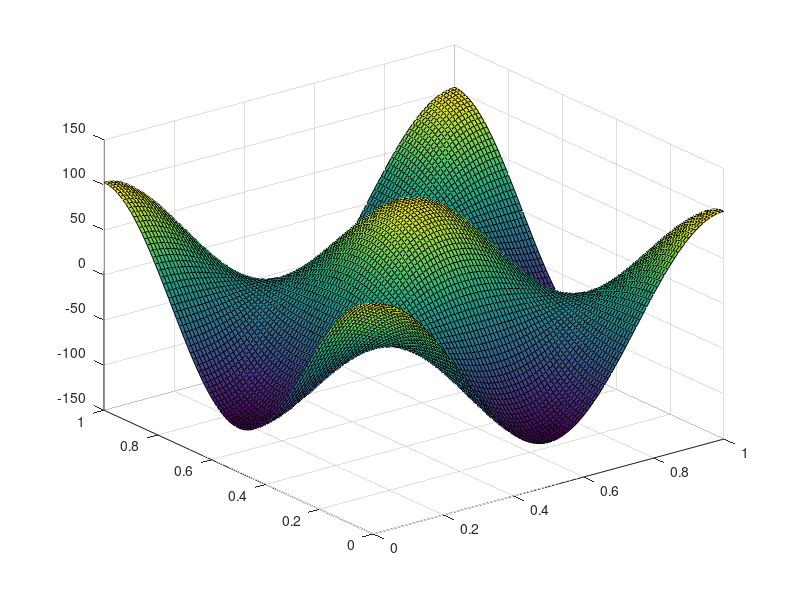

Source code (MATLAB):
[X,Y] = meshgrid(0:.01:1);
%Z=cos[2*pi*X] + cos[2* pi*Y] + cos[2*pi*Y]*cos[2*pi*X]+sin[2*pi*Y]*sin[2*pi*Y];
Z = cos(2*pi*Y)+cos(2*pi*X)+sin(2*pi*X)*sin(2*pi*X)+cos(2*pi*Y)*cos(2*pi*X);
s = surf(X,Y,Z)